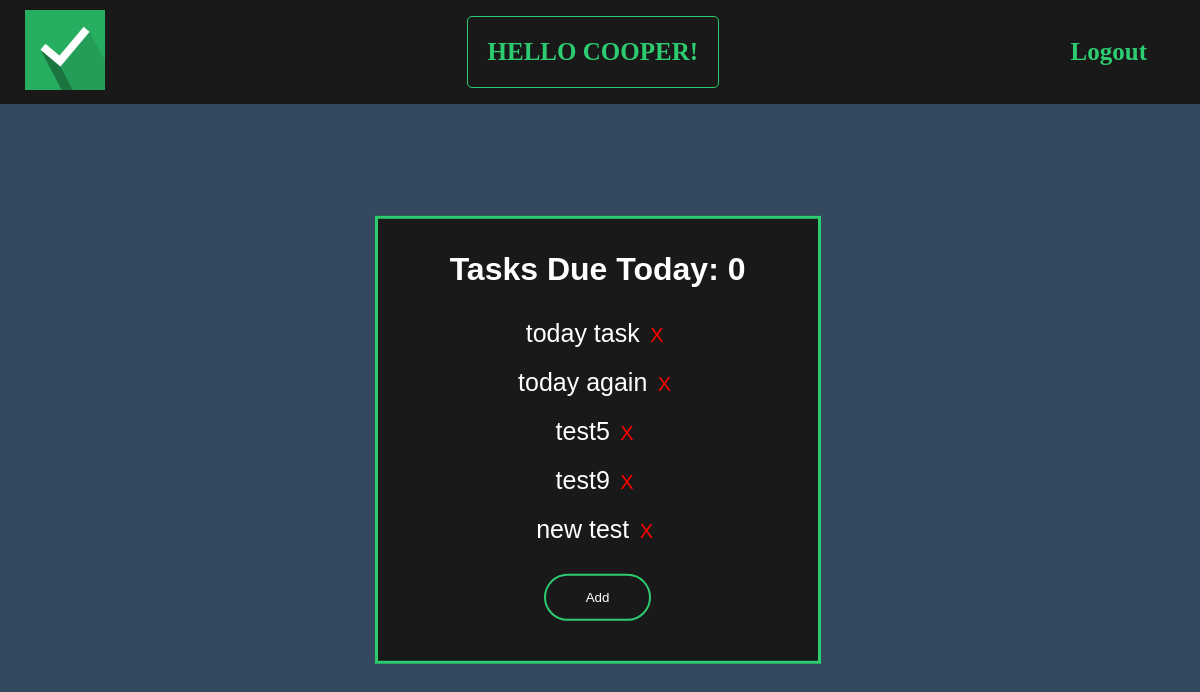
Page / (signed in) on the earlier database version.
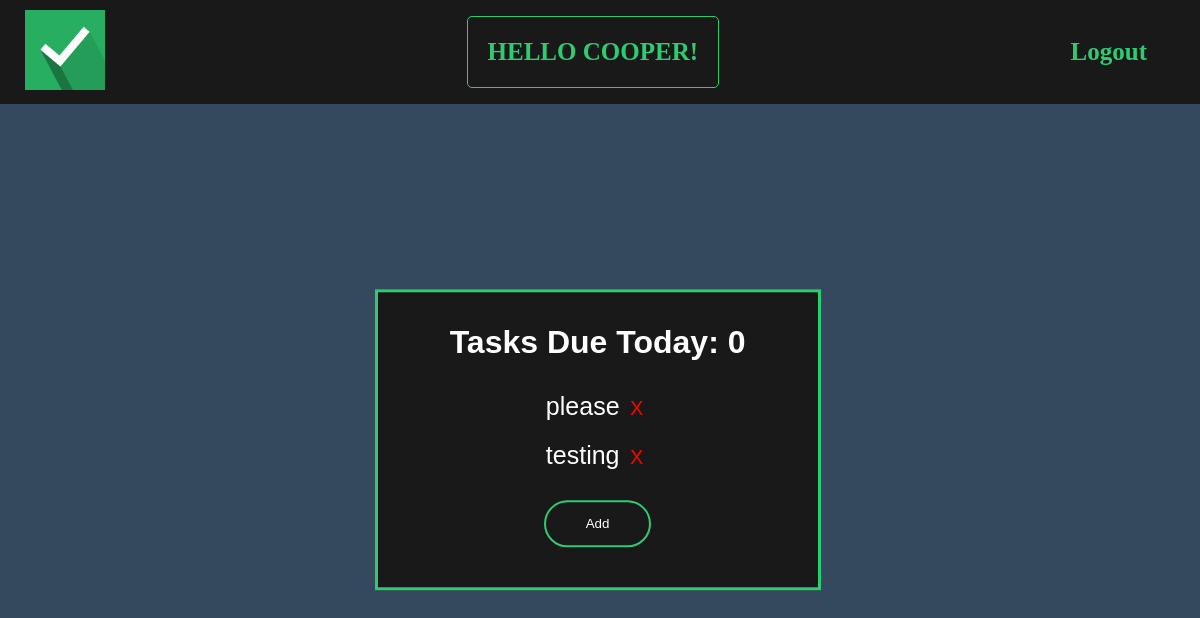
Same page on the later database version.
### todo/models.py (models this page shows, shortened)
class Task(models.Model):
    username = models.ForeignKey(User, on_delete=models.CASCADE, null=True, blank=True)
    title = models.CharField(max_length=100)
    desc = models.TextField(null=True, blank=True)
    due_date = models.DateField(auto_now_add=False, auto_now=False, blank=False)
    class Meta:
        ordering = ['due_date']

### todo/views.py (the view)
# urls.py: path('', task, name="task"),
@login_required
def task(request):
    if request.user.is_authenticated:
        tasks = Task.objects.filter(username=request.user)
        today_tasks = tasks.filter(due_date=date.today())
        today = date.today()
    else:
        tasks = Task.objects.none()
    context = {
        'tasks':tasks,
        'today_tasks':today_tasks.count(),
        'today':today,
    }
    return render(request, 'todo/task_list.html', context)

### todo/templates/todo/task_list.html (shortened to what this page needs)
{% extends 'todo/main.html' %}
{% block body %}
    {% if today_tasks == 1 %}
    <div class="count">
        <h1>Task Due Today: {{ today_tasks }}</h1>
    </div>
    {% else %}
    <div class="count">
        <h1>Tasks Due Today: {{ today_tasks }}</h1>
    </div>
    {% endif %}
    {% for task in tasks|slice:":5" %}
    <div class="task-list">
        {% if task.due_date == today %}
        <div class="due-today">
            <a href="{% url 'todo:detail' task.pk %}">{{ task.title }}</a>
            <form method="POST" action="{% url 'todo:delete-task' task.pk %}" style="display: inline;">
                {% csrf_token %}
                <button class="delete-button">X</button>
            </form>
        </div>
        {% else %}
        <div class="not-due-today">
            <a href="{% url 'todo:detail' task.pk %}">{{ task.title }}</a>
            <form method="POST" action="{% url 'todo:delete-task' task.pk %}" style="display: inline;">
                <button class="delete-button">X</button>
            </form>
        </div>
        {% endif %}
    </div>
    {% endfor %}
    <div class="add">
        <form method="POST" action="{% url 'todo:create-task' %}">
            <input type="submit" value="Add">
        </form>
    </div>
{% endblock %}

Differences in the rows shown:
removed Task: title "today task"
removed Task: title "today again"
removed Task: title "test5"
removed Task: title "test9"
removed Task: title "new test"
added Task: title "please"
added Task: title "testing"
